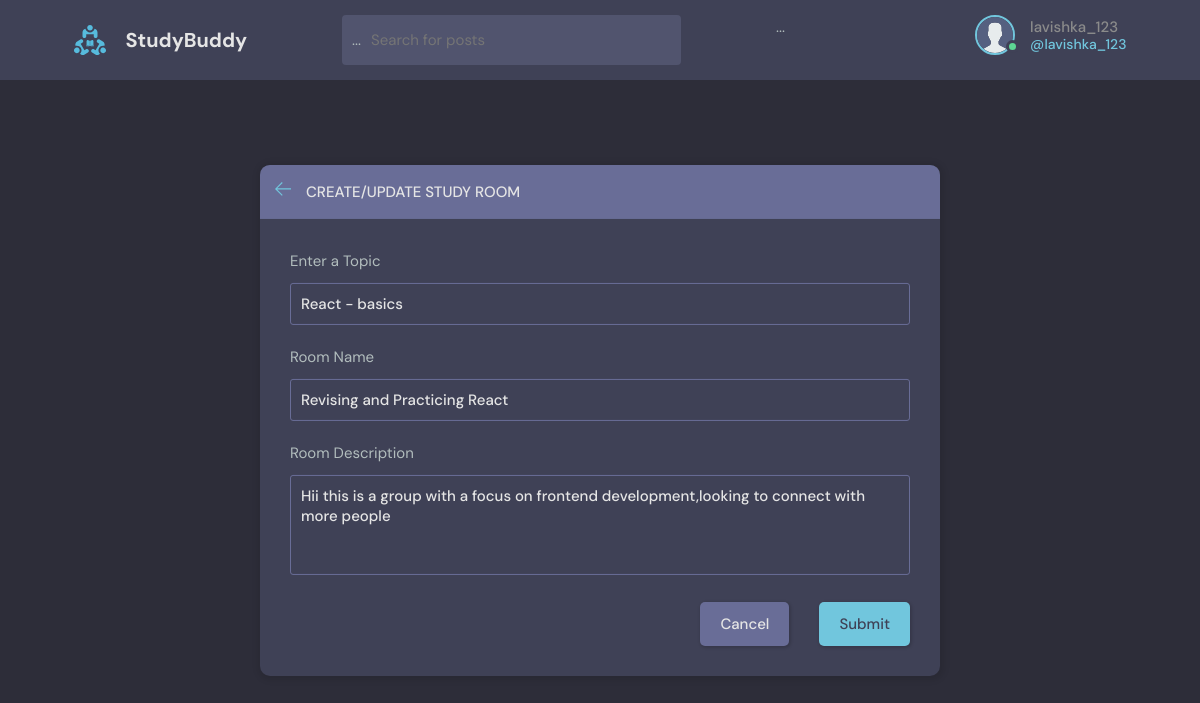
Screenshot of /update-room/2/ (signed in) with the database file from the repository.
### base/models.py (models this page shows, shortened)
class User(AbstractUser):
    name = models.CharField(max_length=200,null = True)
    email = models.EmailField(null=True,unique=True)
    bio = models.TextField(null=True)
    avatar = models.ImageField(null = True,default = "avatar.svg")
    USERNAME_FIELD = 'email'
    REQUIRED_FIELDS = []

class Room(models.Model):
    host = models.ForeignKey(User, on_delete=models.SET_NULL,null=True)
    topic = models.ForeignKey(Topic, on_delete=models.SET_NULL,null=True)
    name = models.CharField(max_length=200)
    description = models.TextField(null=True,blank = True)
    participants = models.ManyToManyField(User,related_name='participants' , blank = True)
    updated = models.DateTimeField(auto_now=True)
    created = models.DateTimeField(auto_now_add=True)
    class Meta:
        ordering = ['-updated' , '-created']

class Topic(models.Model):
    name = models.CharField(max_length=200)

### base/views.py (the view, shortened to what this page needs)
# urls.py: path('update-room/<str:pk>/' , views.updateRoom,name = "update-room"),
@login_required(login_url= '/login')
def updateRoom(request , pk):
    room = Room.objects.get(id = pk)
    form = RoomForm(instance=room)
    topics = Topic.objects.all
    if request.user != room.host:
        return HttpResponse('You are not allowed here!!')
    context = {'form' : form,'topics':topics,'room':room}
    return render(request, 'base/room_form.html' , context)

### base/forms.py
class RoomForm(ModelForm):
    class Meta:
        model = Room
        fields = '__all__'
        exclude = ['host', 'participants']

### base/templates/base/room_form.html (shortened to what this page needs)
{% extends 'main.html' %}
{% block content %}
<main class="create-room layout">
  <div class="container">
    <div class="layout__box">
      <div class="layout__boxHeader">
        <div class="layout__boxTitle">
          <a href="{{request.META.HTTP_REFERER}}">
            <svg version="1.1" xmlns="http://www.w3.org/2000/svg" width="32" height="32" viewBox="0 0 32 32">
              <title>arrow-left</title>
              <path
                d="M13.723 2.286l-13.723 13.714 13.719 13.714 1.616-1.611-10.96-10.96h27.625v-2.286h-27.625l10.965-10.965-1.616-1.607z">
              </path>
            </svg>
          </a>
          <h3>Create/Update Study Room</h3>
        </div>
      </div>
      <div class="layout__body">
        <form class="form" action="" method="POST">
          <div class="form__group">
            <label for="room_topic">Enter a Topic</label>
            <input required type="text" value="{{room.topic.name}}" name="topic" list="topic-list" />
          </div>
          <div class="form__group">
            <label for="room_name">Room Name</label>
            {{form.name}}
          </div>
          <div class="form__group">
            <label for="room_description">Room Description</label>
            {{form.description}}
          </div>
          <div class="form__action">
            <a class="btn btn--dark" href="{{request.META.HTTP_REFERER}}">Cancel</a>
            <button class="btn btn--main" type="submit">Submit</button>
          </div>
        </form>
      </div>
    </div>
  </div>
</main>
{% endblock content %}

### templates/navbar.html
{% load static %}
<header class="header header--loggedIn">
  <div class="container">
    {% url 'home' as home_url %}
    {% if home_url %}
      <a href="{{ home_url }}" class="header__logo">
        <img src="{% static 'images/logo.svg' %}" />
        <h1>StudyBuddy</h1>
      </a>
    {% endif %}
    <form class="header__search" method="GET" action="{{ home_url|default:'#' }}">
      <label>
        ...
        <input name="q" placeholder="Search for posts" />
      </label>
    </form>
    ...
    <nav class="header__menu">
      {% if request.user.is_authenticated %}
        <div class="header__user">
          <a href="{% url 'update-user' %}">
            <div class="avatar avatar--medium active">
              <img src="{{request.user.avatar.url}}" />
            </div>
            <p>{{request.user.username}} <span>@{{request.user.username}}</span></p>
          </a>
        </div>
      {% else %}
        <a href="{% url 'login' %}">
          <img src="{% static 'images/avatar.svg' %}" />
          <p>Login</p>
        </a>
      {% endif %}
    </nav>
  </div>
</header>

### static/styles/style.css (style rules this page uses)
:root { --color-main: #71c6dd; --color-main-light: #e1f6fb; --color-dark: #3f4156; --color-dark-medium: #51546e; --color-dark-light: #696d97; --color-light: #e5e5e5; --color-gray: #8b8b8b; --color-light-gray: #b2bdbd; --color-bg: #2d2d39; --color-success: #5dd693; --color-error: #fc4b0b; }
* { font-family: "DM Sans", -apple-system, BlinkMacSystemFont, "Segoe UI", Roboto, Oxygen, Ubuntu, Cantarell, "Open Sans", "Helvetica Neue", sans-serif; margin: 0; padding: 0; box-sizing: border-box; text-rendering: optimizeLegibility; font-size: inherit; }
html { font-size: 56.25%; }
@media only screen and (min-width: 1200px) { html { font-size: 62.5%; } }
body { line-height: 1.6; font-weight: 400; font-size: 1.5rem; color: var(--color-light-gray); background-color: var(--color-bg); min-height: 100vh; }
img { width: 100%; }
a { display: inline-block; color: var(--color-main); text-decoration: none; }
.container { max-width: 120rem; width: 90%; margin: auto; }
.btn { background-color: transparent; border: none; display: inline-flex; align-items: center; gap: 1rem; cursor: pointer; transition: all ease-in-out 0.3s; padding: 1rem 2rem; border-radius: 5px; box-shadow: 1px 1px 3px 1px rgba(0, 0, 0, 0.15); font-weight: 500; }
.btn--main { background-color: var(--color-main); color: var(--color-dark); }
.btn--dark { background-color: var(--color-dark-light); color: var(--color-light); }
.avatar { position: relative; display: inline-block; border-radius: 50%; border: 2px solid var(--color-main); }
.avatar img { display: block; border-radius: 50%; object-fit: cover; object-position: center; }
.avatar::after { content: ""; display: block; position: absolute; background-color: var(--color-gray); z-index: 111; border-radius: 50%; border: 0.3rem solid var(--color-dark); }
.avatar.active::after { background-color: var(--color-success); }
.avatar.avatar--medium img { width: 3.6rem; height: 3.6rem; border-radius: 50%; }
.avatar.avatar--medium:after { width: 0.7rem; height: 0.7rem; bottom: 0px; right: -6px; }
.header { padding: 1.5rem; background-color: var(--color-dark); }
.header > .container { display: flex; gap: 9.5rem; }
.header__logo, .header__user { display: flex; gap: 2rem; align-items: center; }
.header__logo > img { height: 3.2rem; width: 3.2rem; }
.header__logo > h1 { font-weight: 700; font-size: 2rem; color: var(--color-light); }
.header__search > label { background-color: var(--color-dark-medium); padding: 1.3rem 1rem; display: flex; align-items: center; gap: 1rem; border-radius: 4px; }
.header__search input { width: 30rem; background: transparent; border: none; outline: none; color: var(--color-light); }
.header__menu { margin-left: auto; position: relative; }
.header__menu a { display: flex; gap: 1.5rem; align-items: center; font-weight: 500; text-decoration: none; color: var(--color-gray); }
.header__menu img { height: 3.6rem; }
.header__menu p { line-height: 1.2; }
.header__menu span { color: var(--color-main); font-weight: 500; font-size: 1.4rem; display: block; }
.layout { margin-top: 2.4rem; }
.layout > .container { display: flex; justify-content: space-between; align-items: flex-start; }
.layout__box { width: 90%; max-width: 48rem; min-height: 40rem; position: absolute; top: 50%; left: 50%; transform: translate(-50%, -46%); background-color: var(--color-dark); border-radius: 1rem; box-shadow: 1px 1px 6px 3px rgba(0, 0, 0, 0.1); overflow: hidden; }
.layout__boxHeader { display: flex; padding: 1.5rem; background-color: var(--color-dark-light); }
.layout__boxTitle { display: flex; gap: 1.5rem; align-items: center; }
.layout__boxTitle h3 { text-transform: uppercase; font-weight: 500; color: var(--color-light); }
.layout__boxTitle svg { width: 1.6rem; height: 1.6rem; fill: var(--color-main); }
.layout__body { margin: 3rem; }
.form__group { margin-bottom: 2rem; width: 100%; }
.form__group label { display: block; font-size: 1.5rem; margin-bottom: 1rem; }
.form__group input, .form__group textarea, .form__group select { background: transparent; border: 1px solid var(--color-dark-light); padding: 1rem; border-radius: 3px; width: 100%; color: var(--color-light); font-weight: 500; outline: none; }
.form__group textarea { background: transparent; height: 10rem; resize: none; }
.form__action { display: flex; justify-content: flex-end; gap: 3rem; }
.create-room.layout .layout__box { max-width: 68rem; }

### rows the page displays
User: user.avatar (placeholder picture), user.username "lavishka_123"
Room: topic "React - basics", name "Revising and Practicing React", description "Hii this is a group with a focus on frontend development,looking to connect with more people"
